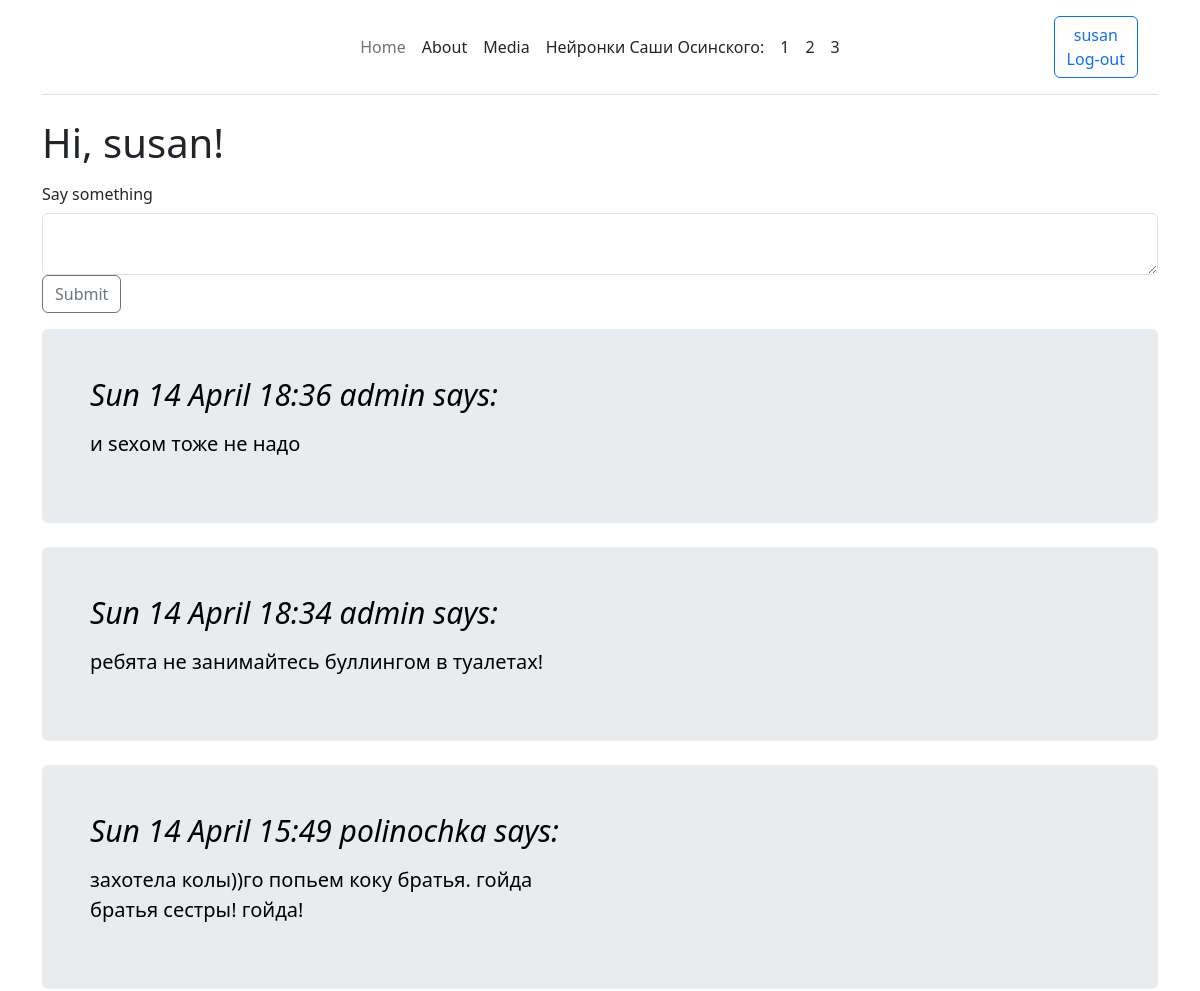
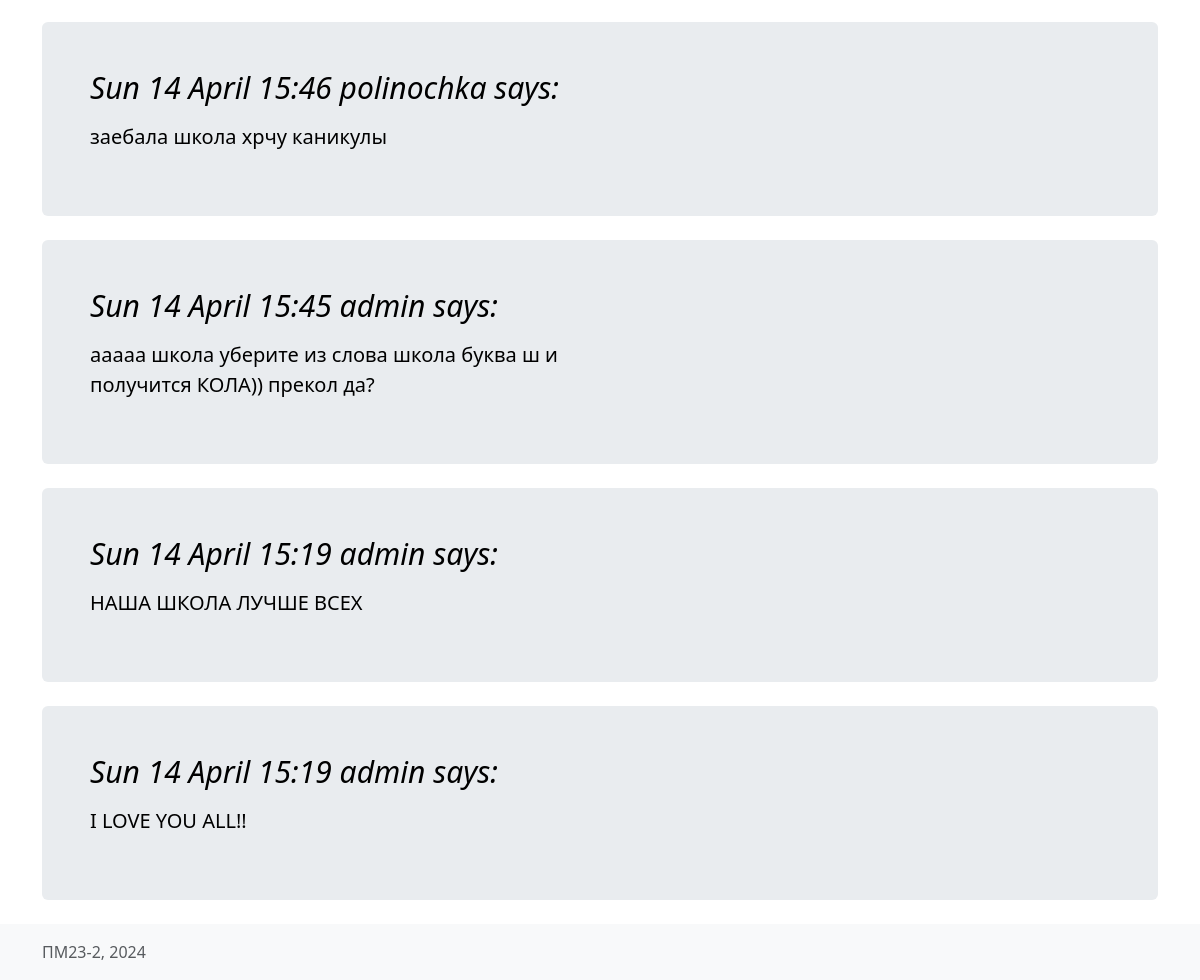
The app's page /index (signed in) with its own data (2 pictures, top to bottom).
### app/models.py (models this page shows, shortened)
class User(UserMixin, db.Model):
    id: so.Mapped[int] = so.mapped_column(primary_key=True)
    username: so.Mapped[str] = so.mapped_column(sa.String(64), index=True, unique=True)
    email: so.Mapped[str] = so.mapped_column(sa.String(120), index=True, unique=True)
    password_hash: so.Mapped[Optional[str]] = so.mapped_column(sa.String(256))
    posts: so.WriteOnlyMapped['Post'] = so.relationship(back_populates='author')

class Post(db.Model):
    id: so.Mapped[int] = so.mapped_column(primary_key=True)
    body: so.Mapped[str] = so.mapped_column(sa.String(140))
    timestamp: so.Mapped[datetime] = so.mapped_column(index=True, default=lambda: datetime.now(timezone.utc))
    user_id: so.Mapped[int] = so.mapped_column(sa.ForeignKey(User.id),index=True)
    author: so.Mapped[User] = so.relationship(back_populates='posts')

### app/routes.py (the view)
@app.route('/', methods=["POST", "GET"])
@app.route('/index', methods=["POST", "GET"])
@login_required
def index():
    form = PostForm()
    if form.validate_on_submit():
        post = Post(body=form.post.data, author=current_user)
        db.session.add(post)
        db.session.commit()
        flash('Your post is now live!')
        return redirect(url_for('index'))
    posts = Post.query.order_by(Post.timestamp).all()[::-1]
    return render_template("index.html", title='Home Page', form=form, posts=posts)

### app/forms.py
class PostForm(FlaskForm):
    post = TextAreaField('Say something', validators=[DataRequired(), Length(min=1, max=140)])
    submit = SubmitField('Submit')

### app/models.py (called while the page is built)
@login.user_loader
def load_user(id):
    return db.session.get(User, int(id))

### app/templates/index.html (shortened to what this page needs)
{% extends "base.html" %}
{% block content %}
<main class="container">
    <h1>Hi, {{ current_user.username }}!</h1>
    <form action="" method="post">
        {{ form.post.label(class_="col-sm-2 col-form-label") }}<br>
        {{ form.post(class_="form-control") }}
        <p>{{ form.submit(class_="btn btn-outline-secondary") }}</p>
    </form>
    {% for post in posts %}
    <div class="p-4 p-md-5 mb-4 rounded text-body-emphasis bg-body-secondary">
        <div class="col-lg-6 px-0">
            <h1 class="display-4 fst-italic" style="font-size: 30px;">{{ post.timestamp.strftime("%a %d %B %H:%M") }} {{
                post.author.username }} says: </h1>
            <p class="lead my-3" style="font-size: 20px;">{{ post.body }}</p>
        </div>
    </div>
    {% endfor %}
</main>
{% endblock %}

### app/templates/base.html (shortened to what this page needs)
<html>
<head>
    {% block styles %}
    {{ bootstrap.load_css() }}
    {% endblock %}
</head>
<div class="container">
    <header class="d-flex flex-wrap align-items-center justify-content-center justify-content-md-between py-3 mb-4 border-bottom"
            style="padding-left: calc(var(--bs-gutter-x)* .5); padding-right: calc(var(--bs-gutter-x)* .5)">
        <div class="col-md-3 mb-2 mb-md-0">
            <a href="/" class="d-inline-flex link-body-emphasis text-decoration-none">
                <svg class="bi" width="40" height="32" role="img" aria-label="Bootstrap">
                    <use xlink:href="#bootstrap"></use>
                </svg>
            </a>
        </div>
        <ul class="nav col-12 col-md-auto mb-2 justify-content-center mb-md-0">
            <li><a href="/index" class="nav-link px-2 link-secondary">Home</a></li>
            <li><a href="#" class="nav-link px-2 link-dark">About</a></li>
            <li><a href="#" class="nav-link px-2 link-dark">Media</a></li>
            <li><a class="nav-link px-2 link-dark">Нейронки Саши Осинского:</a></li>
            <li><a href="#" class="nav-link px-2 link-dark">1</a></li>
            <li><a href="#" class="nav-link px-2 link-dark">2</a></li>
            <li><a href="#" class="nav-link px-2 link-dark">3</a></li>
        </ul>
        <div class="col-md-3 text-end">
            {% if current_user.is_anonymous %}
            <a class="btn btn-outline-primary me-2" href="{{ url_for('login') }}">Login</a>
            {% else %}
            <a class="btn btn-outline-primary me-2" href="{{ url_for('logout') }}"> {{current_user.username}} <br>
                Log-out</a>
            {% endif %}
        </div>
    </header>
</div>
<body class="d-flex flex-column h-100">
{% block content %}{% endblock %}
</body>
<footer class="footer mt-auto py-3 bg-body-tertiary"
">
<div class="container">
    <span class="text-body-secondary">ПМ23-2, 2024</span>
</div>
</footer>
</html>

### records on screen
User: username "susan"
Post: timestamp "Sun 14 April 18:36", author.username "admin", body "и sexом тоже не надо"
Post: timestamp "Sun 14 April 18:34", author.username "admin", body "ребята не занимайтесь буллингом в туалетах!"
Post: timestamp "Sun 14 April 15:49", author.username "polinochka", body "захотела колы))го попьем коку братья. гойда братья сестры! гойда!"
Post: timestamp "Sun 14 April 15:46", author.username "polinochka", body "заебала школа хрчу каникулы"
Post: timestamp "Sun 14 April 15:45", author.username "admin", body "ааааа школа уберите из слова школа буква ш и получится КОЛА)) прекол да?"
Post: timestamp "Sun 14 April 15:19", author.username "admin", body "НАША ШКОЛА ЛУЧШЕ ВСЕХ"
Post: timestamp "Sun 14 April 15:19", author.username "admin", body "I LOVE YOU ALL!!"
